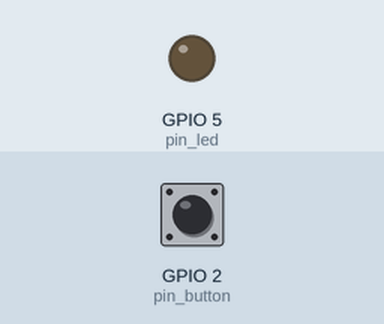
The sketch below on a simulated ESP8266 (NodeMCU). Parts: output pins drawn as LEDs (lit = HIGH). The inputs (shaded band) are chosen by the test bench; at power-on: GPIO 2 (pin_button) HIGH. WiFi joins after 1.5 s; servers stay silent unless stated; what the sketch prints to the serial monitor is not drawn.

Above: at 3.7 s.
3.8 s: GPIO 2 (pin_button) pulled LOW for 0.15 s
At 4.4 s:
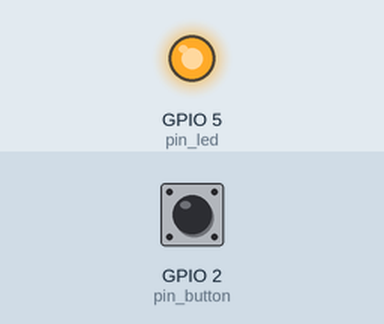
5.4 s: GPIO 2 (pin_button) pulled LOW for 1 s
At 6.9 s:
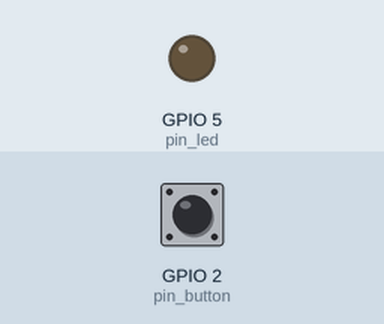
7.9 s: GPIO 2 (pin_button) pulled LOW for 3.2 s
At 11.7 s:
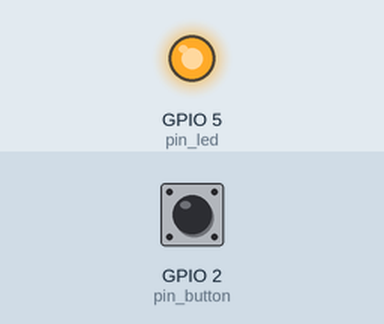
Timing chart, 0 to 13.2 s (numbered marks = the images above; inputs shaded):
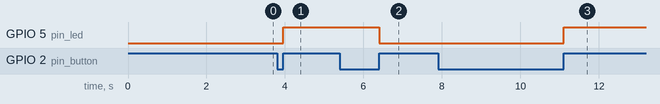

The sketch:

MCUServer.ino
```cpp
#include <ESP8266WebServer.h>

#include <Hash.h>

#include <ESP8266WiFi.h>
#include <WiFiClient.h>
#include <ESP8266WebServer.h>
#include <ESP8266mDNS.h>

MDNSResponder mdns;

// Replace with your network credentials
const char* ssid = "openlab1";
const char* password = "***";

ESP8266WebServer server(80);

String webPage = "";

int pin_led = 5;
int pin_button = 2;
boolean state_led, state_button;

void setup(void){
  webPage += "<h1>ESP8266 Web Server</h1><p>led  <a href=\"ledOn\"><button>ON</button></a>&nbsp;<a href=\"ledOff\"><button>OFF</button></a></p>";

  // preparing GPIOs
  pinMode(pin_led, OUTPUT);
  pinMode(pin_button,INPUT_PULLUP);
  digitalWrite(pin_led, LOW);
  digitalWrite(pin_button,HIGH);
  state_led = 0;

  delay(1000);
  Serial.begin(115200);
  WiFi.begin(ssid, password);
  Serial.println("");

  // Wait for connection
  while (WiFi.status() != WL_CONNECTED) {
    delay(500);
    Serial.print(".");
  }
  Serial.println("");
  Serial.print("Connected to ");
  Serial.println(ssid);
  Serial.print("IP address: ");
  Serial.println(WiFi.localIP());

  if (mdns.begin("esp8266", WiFi.localIP())) {
    Serial.println("MDNS responder started");
  }

  server.on("/", [](){
    server.send(200, "text/html", webPage);
  });
  server.on("/ledOn", [](){
    server.send(200, "text/html", webPage);
    digitalWrite(pin_led, HIGH);
    state_led=1;
    delay(1000);
  });
  server.on("/ledOff", [](){
    server.send(200, "text/html", webPage);
    digitalWrite(pin_led, LOW);
    state_led=0;
    delay(1000);
  });
  server.begin();
  Serial.println("HTTP server started");
}

void loop(void){
  server.handleClient();

  // Reading the button state
  state_button=digitalRead(pin_button);

  // Testing conditions
  if (!state_button)          // if button pushed (=0 because pullup)
  {
    while(!digitalRead(pin_button))
      {
        delay(1);
      }
    if (!state_led)
    {
      digitalWrite(pin_led, HIGH);
      state_led=1;
    }
    else if (state_led)
    {
      digitalWrite(pin_led, LOW);
      state_led=0;
    }
  }
}
```

Measured:
- after the input at 3.8 s, GPIO 5 (pin_led): LOW → HIGH after 0.15 s
- after the input at 5.4 s, GPIO 5 (pin_led): HIGH → LOW after 1.0 s
- after the input at 7.9 s, GPIO 5 (pin_led): LOW → HIGH after 3.2 s
